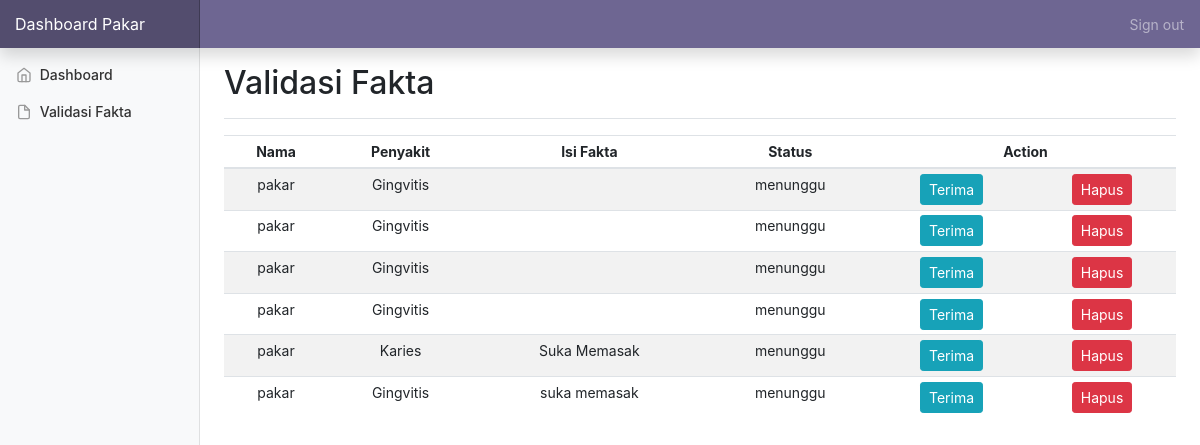
Page /pakar-masukan.php on the earlier database version.
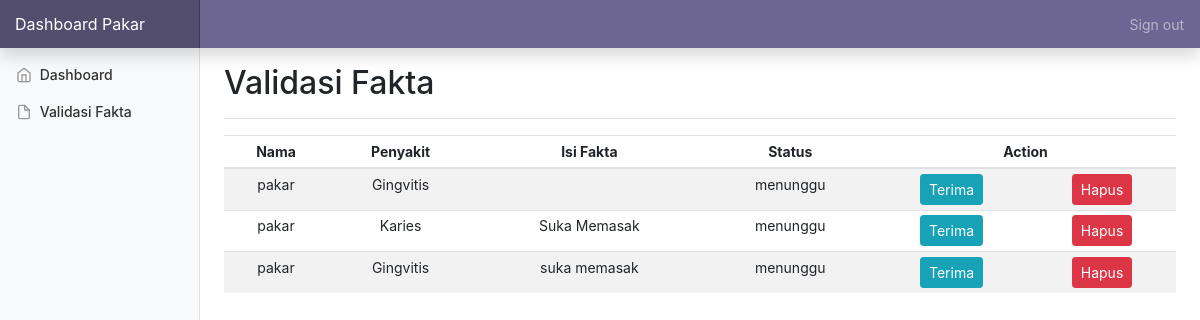
Same page on the later database version.
### tables this page shows
CREATE TABLE `tb_kesimpulan_gigi` (
  `kode_kesimpulan` int(11) NOT NULL AUTO_INCREMENT,
  `solusi` varchar(50) NOT NULL,
  `tindakan` varchar(50) DEFAULT NULL,
  `fakta` varchar(100) NOT NULL,
  `oleh` varchar(100) NOT NULL,
  `status` varchar(100) NOT NULL,
  PRIMARY KEY (`kode_kesimpulan`)
);

### pakar-masukan.php (the view, shortened to what this page needs)
<!doctype html>
<html lang="en">
  <head>
    <link href="https://getbootstrap.com/docs/4.1/dist/css/bootstrap.min.css" rel="stylesheet">
    <link href="css/dashboard.css" rel="stylesheet">
  </head>
  <body style="padding-bottom: 0px!important;">
  <body>
    <nav class="navbar navbar-dark fixed-top flex-md-nowrap p-0 shadow" style="background-color: #6e6692;">
      <a class="navbar-brand col-sm-3 col-md-2 mr-0" href="#">Dashboard Pakar</a>
      <ul class="navbar-nav px-3">
        <li class="nav-item text-nowrap">
          <a class="nav-link" href="proseslogout.php">Sign out</a>
        </li>
      </ul>
    </nav>
    <div class="container-fluid">
      <div class="row">
        <?php include 'pakar-sidebar.php';?>
        <main role="main" class="col-md-9 ml-sm-auto col-lg-10 px-4">
          <div class="d-flex justify-content-between flex-wrap flex-md-nowrap align-items-center pt-3 pb-2 mb-3 border-bottom">
            <h1 class="h2">Validasi Fakta</h1>
          </div>
          <div class="table-responsive">
            <table class="table table-striped table-sm" style="text-align: center;" >
              <thead>
                <tr>
                  <th>Nama</th>
                  <th>Penyakit</th>
                  <th>Isi Fakta</th>
                  <th>Status</th>
                  <th colspan="2">Action</th>
                </tr>
              </thead>
              <tbody>
                  <?php
                  include "koneksi.php";
                  $sql = "SELECT * from tb_kesimpulan_gigi WHERE status='menunggu' ORDER BY kode_kesimpulan DESC";
                  $data = mysqli_query($connect,$sql);
                  while ($row = mysqli_fetch_assoc($data)) {
                    echo "<tr>";
                      echo '<td>'.$row['oleh'].'</td>';
                      echo '<td>'.$row['solusi'].'</td>';
                      echo '<td>'.$row['fakta'].'</td>';
                      echo '<td>'.$row['status'].'</td>';
                      echo "<td><a type='submit' class='btn btn-sm btn-info' href=terima.php?id=".$row['kode_kesimpulan'].">Terima</td>";
                      echo "<td><a type='submit' class='btn btn-sm btn-danger' href=hapus.php?id=".$row['kode_kesimpulan'].">Hapus</a></td>";
                  }
                  ?>
                </tr>
              </tbody>
            </table>
        </main>
      </div>
    </div>
  </body>
</html>

Differences in the rows shown:
removed tb_kesimpulan_gigi: oleh "pakar", solusi "Gingvitis", status "menunggu"
removed tb_kesimpulan_gigi: oleh "pakar", solusi "Gingvitis", status "menunggu"
removed tb_kesimpulan_gigi: oleh "pakar", solusi "Gingvitis", status "menunggu"
